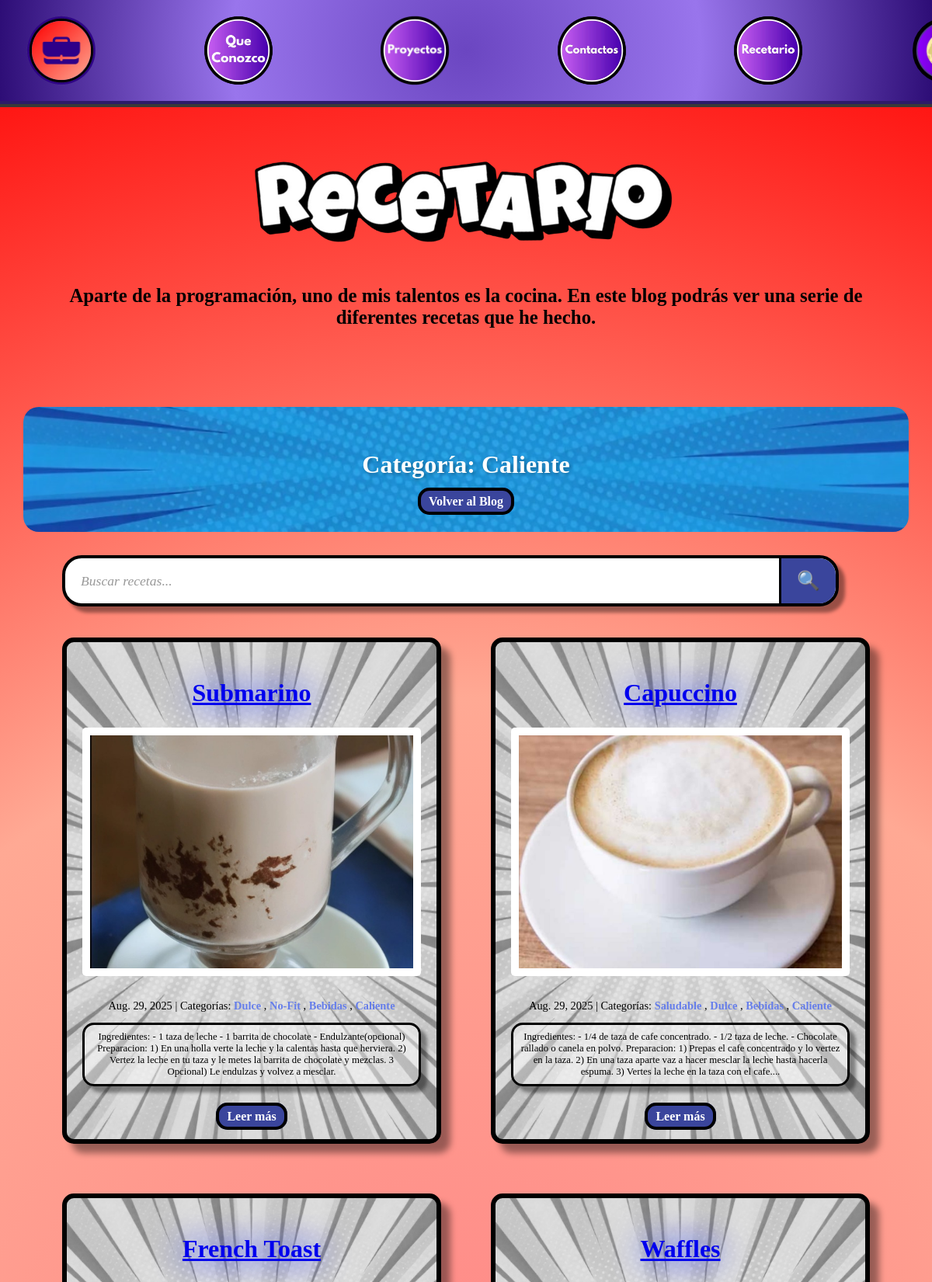
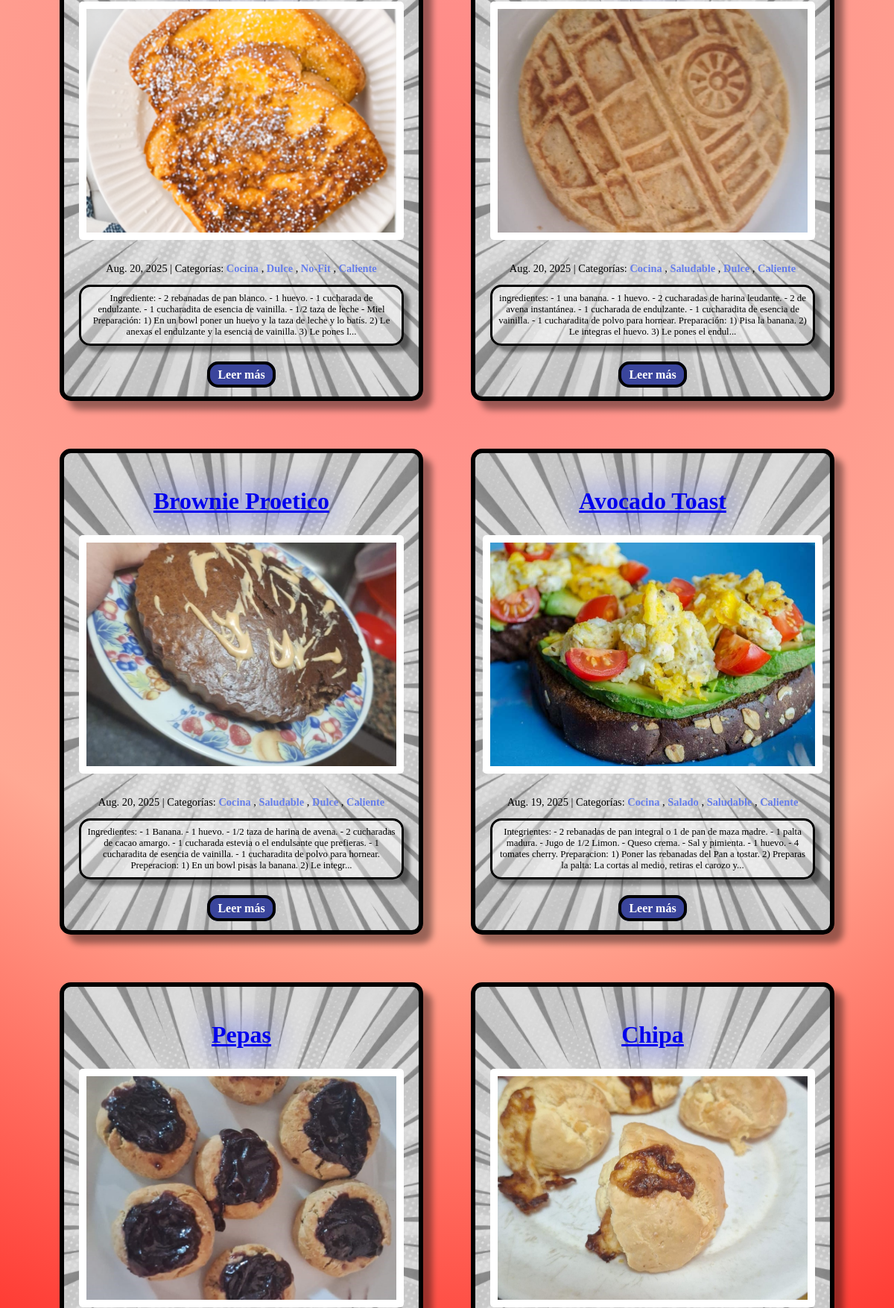
The page /blog/category/Caliente/ (upper part) on the database its author committed (2 pictures, top to bottom).
### blog/models.py (models this page shows, shortened)
class Category(models.Model):
    name = models.CharField(max_length=30)
    class Meta:
        verbose_name_plural = "categories"

class Post(models.Model):
    title = models.CharField(max_length=255)
    body = models.TextField()
    created_on = models.DateTimeField(auto_now_add=True)
    last_modified = models.DateTimeField(auto_now=True)
    categories = models.ManyToManyField("Category", related_name="posts")
    image = models.ImageField(upload_to='blog_images/', blank=True, null=True)

### blog/views.py (the view)
# urls.py: path("category/<category>/", views.blog_category, name="blog_category"),
def blog_category(request, category):
    search_query = request.GET.get('search', '')
    error_message = ''
    if len(search_query) > 100:
        error_message = "Búsqueda no válida: el texto es demasiado largo"
        posts = Post.objects.none()
    else:
        posts = Post.objects.filter(categories__name__icontains=category).order_by("-created_on")
        if search_query:
            posts = posts.filter(
                Q(title__icontains=search_query) |
                Q(body__icontains=search_query) |
                Q(categories__name__icontains=search_query)
            ).distinct()
    context = {
        "category": category,
        "posts": posts,
        "search_query": search_query,
        "error_message": error_message,
    }
    return render(request, "blog/category.html", context)

### templates/blog/category.html (shortened to what this page needs)
{% extends "blog.html" %}
{% load static %}
{% block page_content %}
  <div class="category-header" style="background-image: url('{% static 'Portafolio/assets/Fondos/Fondo Azul.png' %}'); background-size: cover; background-position: center;">
    <h2 class="category-title">Categoría: {{ category }}</h2>
    <a href="{% url 'blog:blog_index' %}" class="volver">Volver al Blog</a>
  </div>
    <div class="Barra-busqueda">
    <div class="search-section">
      <form method="get" class="search-form">
        <div class="search-input-group">
          <input type="text"
                 name="search"
                 placeholder="Buscar recetas..."
                 value="{{ request.GET.search }}"
                 class="search-input"
                 maxlength="100">
          <button type="submit" class="search-button">
            🔍
          </button>
        </div>
      </form>
    </div>
  </div>
  <div class="Posteos">
    {% for post in posts %}
      <article class="Tarjeta" style="background-image: url('{% static 'Portafolio/assets/Fondos/Fondo Blanco.png' %}'); background-size: cover; background-position: center;">
        <div class="Contenido">
          <h2 class="titulo-posteo">
            <a href="{% url 'blog:blog_detail' post.pk %}">{{ post.title }}</a>
          </h2>
          {% if post.image %}
            <div class="post-image">
              <img src="{{ post.image.url }}" alt="{{ post.title }}" class="post-thumbnail">
            </div>
          {% endif %}
          <div class="info">
            <span class="post-date">{{ post.created_on.date }}</span>
            <span class="separator">|</span>
            <span class="post-categories">Categorías:
              {% for category in post.categories.all %}
                <a href="{% url 'blog:blog_category' category.name %}" class="categoria">
                  {{ category.name }}
                </a>{% if not forloop.last %}, {% endif %}
              {% endfor %}
            </span>
          </div>
          <div class="informacion-previa">
            <p>{{ post.body | slice:":300" }}{% if post.body|length > 300 %}...{% endif %}</p>
          </div>
          <a href="{% url 'blog:blog_detail' post.pk %}" class="leer-mas">Leer más</a>
        </div>
      </article>
    {% empty %}
      <div class="no-posts" style="background-image: url('{% static 'Portafolio/assets/Fondos/Fondo Blanco.png' %}'); background-size: cover; background-position: center;">
        <h3>No hay posts en esta categoría</h3>
        <p>Pronto habrá contenido en esta categoría.</p>
      </div>
    {% endfor %}
  </div>
{% endblock page_content %}

### Portafolio/static/Portafolio/css/base.css (style rules this page uses)
html { scroll-behavior: smooth; }
body { margin: 0; padding: 0; height: 100%; transition: background-color 0.3s ease; font-family: 'Baloo 2', cursive; }
h1, h2, h3, .Barra ul li a { font-family: 'Bangers', cursive; }

### Portafolio/static/Portafolio/css/blog.css (style rules this page uses)
body { background: radial-gradient(circle,#ff8686, #ffa994, #ff0000); }
.Posteos { padding-left: 5rem; padding-right: 5rem; display: grid; text-align: center; grid-template-columns: repeat(auto-fit, minmax(400px, 1fr)); gap: 4rem; margin-bottom: 30px; margin: 30px auto; max-width: 1200px; }
.Tarjeta { border-radius: 15px; border: 6px solid #000000; box-shadow: 12px 12px 8px rgba(0, 0, 0, 0.4); padding: 20px; transition: all 0.3s ease; }
.Contenido { position: relative; z-index: 1; }
.titulo-posteo { color: #005eff; text-align: center; text-shadow: 0 0 40px #0022ff; font-size: 2rem; }
.info { color: #000000; font-size: 0.9rem; gap: 0.5rem; }
.categoria { font-size: 0.9rem; color: #667eea; text-decoration: none; font-weight: bold; transition: color 0.3s ease; }
.informacion-previa p { font-size: 0.8rem; color: #000000; margin-bottom: 30px; background-color: rgba(255, 255, 255, 0.402); border: 3px solid #000000; box-shadow: 8px 8px 4px rgba(0, 0, 0, 0.4); border-radius: 15px; padding: 0.5rem; }
.leer-mas { font-weight: bold; background-color: #3a459c; border-radius: 15px; border: 4px solid #000; color: white; padding: 5px 10px; text-decoration: none; transition: all 0.3s ease; }
.volver { font-weight: bold; background-color: #3a459c; border-radius: 15px; border: 4px solid #000; color: white; padding: 5px 10px; text-decoration: none; transition: all 0.3s ease; margin-bottom: 25px; }
.category-header { border-radius: 20px; padding: 30px; text-align: center; margin: 30px auto; max-width: 1400px; width: 90%; }
.category-title { color: white; font-size: 2em; font-weight: bold; margin-bottom: 20px; text-shadow: 2px 2px 4px rgba(0, 0, 0, 0.3); }
.post-thumbnail { width: 100%; height: 200px; object-fit: cover; border-radius: 10px; margin-bottom: 15px; }
.post-thumbnail { width: 100%; height: 300px; object-fit: cover; border-radius: 5px; margin-bottom: 15px; background: white; padding: 10px 10px 10px 10px; }
.post-image { margin-bottom: 15px; display: flex; justify-content: center; position: relative; }
.Barra-busqueda { max-width: 1200px; margin: 0 auto 40px auto; padding: 0 5rem; display: grid; grid-template-columns: 1fr auto; gap: 40px; align-items: start; }
.search-section { display: flex; flex-direction: column; gap: 15px; word-wrap: break-word; word-break: break-word; overflow-wrap: break-word; }
.search-form { width: 100%; }
.search-input-group { display: flex; background-color: white; border: 4px solid #000; border-radius: 25px; overflow: hidden; box-shadow: 8px 8px 4px rgba(0, 0, 0, 0.4); transition: all 0.3s ease; }
.search-input { font-family: 'Bangers', cursive; flex: 1; padding: 15px 20px; border: none; outline: none; font-size: 1.1rem; color: #333; background: transparent; }
.search-input::placeholder { color: #999; font-style: italic; }
.search-button { background: #3a459c; border: none; padding: 15px 20px; font-size: 1.5rem; cursor: pointer; transition: all 0.3s ease; border-left: 3px solid #000; }

### rows shown on the page
Category: name "Caliente"
Post: title "Submarino", image (picture), created_on "Aug. 29, 2025", body "Ingredientes: - 1 taza de leche - 1 barrita de chocolate - Endulzante(opcional) Preparacion: 1) En una holla verte la leche y la calentas hasta que herviera. 2) Vertez la leche en tu taza y le metes la barrita de chocolate y mezclas. 3 Opcional) Le endulzas y volvez a mesclar."
Category: name "Dulce"
Category: name "No-Fit"
Category: name "Bebidas"
Post: title "Capuccino", image (picture), created_on "Aug. 29, 2025", body "Ingredientes: - 1/4 de taza de cafe concentrado. - 1/2 taza de leche. - Chocolate rallado o canela en polvo. Preparacion: 1) Prepas el cafe concentrado y lo vertez en la taza. 2) En una taza aparte vaz a hacer mesclar la leche hasta hacerla espuma. 3) Vertes la leche en la taza con el cafe."
Category: name "Saludable"
Post: title "French Toast", image (picture), created_on "Aug. 20, 2025", body "Ingrediente: - 2 rebanadas de pan blanco. - 1 huevo. - 1 cucharada de endulzante. - 1 cucharadita de esencia de vainilla. - 1/2 taza de leche - Miel Preparación: 1) En un bowl poner un huevo y la taza de leche y lo batís. 2) Le anexas el endulzante y la esencia de vainilla. 3) Le pones l"
Category: name "Cocina"
Post: title "Waffles", image (picture), created_on "Aug. 20, 2025", body "ingredientes: - 1 una banana. - 1 huevo. - 2 cucharadas de harina leudante. - 2 de avena instantánea. - 1 cucharada de endulzante. - 1 cucharadita de esencia de vainilla. - 1 cucharadita de polvo para hornear. Preparación: 1) Pisa la banana. 2) Le integras el huevo. 3) Le pones el endul"
Post: title "Brownie Proetico", image (picture), created_on "Aug. 20, 2025", body "Ingredientes: - 1 Banana. - 1 huevo. - 1/2 taza de harina de avena. - 2 cucharadas de cacao amargo. - 1 cucharada estevia o el endulsante que prefieras. - 1 cucharadita de esencia de vainilla. - 1 cucharadita de polvo para hornear. Preperacion: 1) En un bowl pisas la banana. 2) Le integr"
Post: title "Avocado Toast", image (picture), created_on "Aug. 19, 2025", body "Integrientes: - 2 rebanadas de pan integral o 1 de pan de maza madre. - 1 palta madura. - Jugo de 1/2 Limon. - Queso crema. - Sal y pimienta. - 1 huevo. - 4 tomates cherry. Preparacion: 1) Poner las rebanadas del Pan a tostar. 2) Preparas la palta: La cortas al medio, retiras el carozo y"
Category: name "Salado"
Post: title "Pepas", image (picture)
Post: title "Chipa", image (picture)
